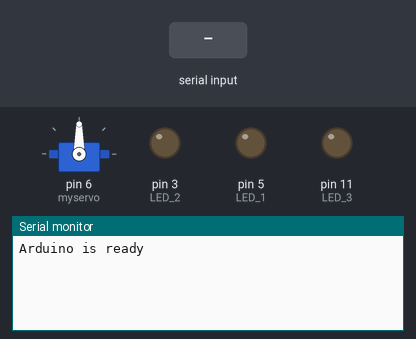
A sketch run on a simulated Arduino Uno, built with avr-gcc and run on an emulated ATmega328P. Parts: servo, output pins drawn as LEDs (lit = HIGH), the last lines printed to the serial monitor. Inputs (shaded band) come from the test bench.

Above: at 1.2 s.
1.3 s: "90,45\n" received over Serial
At 1.9 s:
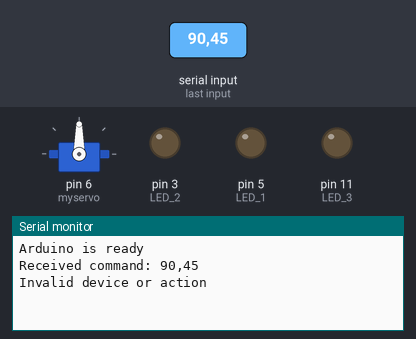
2.8 s: "1\n" received over Serial
At 3.9 s:
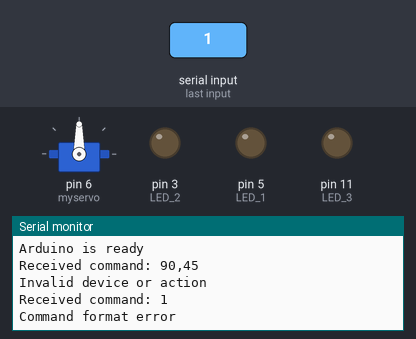
4.3 s: "1,90,45\n" received over Serial
At 5.7 s:
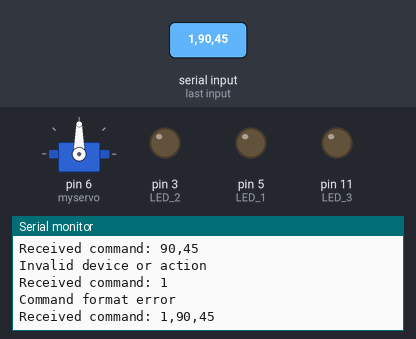

The sketch:

arduino_controller.ino
```cpp
#include <Servo.h>

Servo myservo;
String command = "";

void setup() {
  Serial.begin(9600);
  Serial.println("Arduino is ready");

  pinMode(5, OUTPUT);  // LED 1
  pinMode(3, OUTPUT); // LED 2
  pinMode(11, OUTPUT); // LED 3
  myservo.attach(6);   // Servo moteur connecté à la broche 6
}

void executeCommand(int device, int action, int* params, int paramCount) {
  switch (device) {
    case 1:
      if (action == 0 && paramCount > 0) analogWrite(5, params[0]); // LED 1
      break;
    case 2:
      if (action == 0 && paramCount > 0) analogWrite(3, params[0]); // LED 2
      break;
    case 3:
      if (action == 0 && paramCount > 0) analogWrite(11, params[0]); // LED 3
      break;
    case 4:
      if (action == 1 && paramCount > 0) myservo.write(params[0]); // Servo moteur
      break;
    default:
      Serial.println("Invalid device or action");
      break;
  }
}

void loop() {
  while (Serial.available()) {
    char c = Serial.read();
    if (c == '\n') {
      Serial.print("Received command: ");
      Serial.println(command);

      int parts[5] = {0};
      int partIndex = 0;
      int commaIndex = 0;
      while ((commaIndex = command.indexOf(',')) > 0 && partIndex < 5) {
        parts[partIndex++] = command.substring(0, commaIndex).toInt();
        command = command.substring(commaIndex + 1);
      }
      parts[partIndex] = command.toInt();

      if (partIndex >= 1) {
        executeCommand(parts[0], parts[1], parts + 2, partIndex - 1);
      } else {
        Serial.println("Command format error");
      }

      command = "";
    } else {
      command += c;
    }
  }
}
```

Measured:
- after the input at 1.3 s, the serial monitor: prints a new line at once (image 1)
- after the input at 2.8 s, the serial monitor: prints a new line at once (image 2)
- after the input at 4.3 s, the serial monitor: prints a new line at once (image 3)
